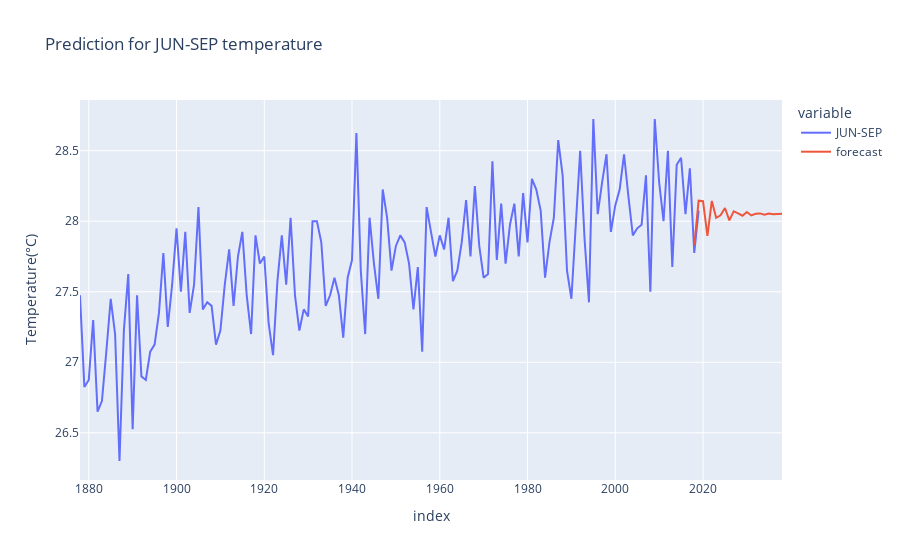

Notebook cell for this chart:
### Code cell
from pandas.tseries.offsets import DateOffset
future_dates=[df.index[-1]+ DateOffset(years=x)for x in range(0,20)]
future_datest_df=pd.DataFrame(index=future_dates[1:],columns=df.columns)

future_datest_df

future_df=pd.concat([df,future_datest_df])
future_df

future_df['forecast'] = model.predict(start =140, end =163, dynamic= True,typ='levels')
fig = px.line(future_df,y=['JUN-SEP', 'forecast'],labels={"value":"Temperature(°C)"},title="Prediction for JUN-SEP temperature")
fig.show()

### Figure 1 — Plotly figure (JSON) as saved in the notebook; plotly's stock layout.template omitted (floating-point values rounded to 4 significant figures; data arrays with more than 128 entries replaced by an {"elided": "..."} marker saying what was removed)
{"data": [{"hovertemplate": "variable=JUN-SEP<br>index=%{x}<br>Temperature(°C)=%{y}<extra></extra>", "legendgroup": "JUN-SEP", "line": {"color": "#636efa", "dash": "solid"}, "mode": "lines", "name": "JUN-SEP", "orientation": "v", "showlegend": true, "type": "scatter", "x": {"elided": "161 str values"}, "xaxis": "x", "y": {"elided": "161 float values"}, "yaxis": "y"}, {"hovertemplate": "variable=forecast<br>index=%{x}<br>Temperature(°C)=%{y}<extra></extra>", "legendgroup": "forecast", "line": {"color": "#EF553B", "dash": "solid"}, "mode": "lines", "name": "forecast", "orientation": "v", "showlegend": true, "type": "scatter", "x": {"elided": "161 str values"}, "xaxis": "x", "y": {"elided": "161 float values"}, "yaxis": "y"}], "layout": {"legend": {"title": {"text": "variable"}, "tracegroupgap": 0}, "title": {"text": "Prediction for JUN-SEP temperature"}, "xaxis": {"anchor": "y", "domain": [0, 1], "title": {"text": "index"}}, "yaxis": {"anchor": "x", "domain": [0, 1], "title": {"text": "Temperature(°C)"}}}}
